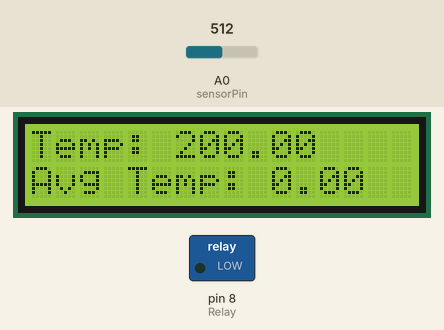
A sketch run on a simulated Arduino Uno, built with avr-gcc and run on an emulated ATmega328P. Parts: 16×2 character LCD, switched loads named in the sketch (green lamp = pin HIGH). The test bench sets the inputs (shaded band); at power-on: A0 (sensorPin) = 512. Pins used as bus, display or sensor lines are not drawn; what the sketch prints to the serial monitor is not drawn.

Above: at 1.2 s.
1.3 s: A0 (sensorPin) set to 716
At 3.3 s:
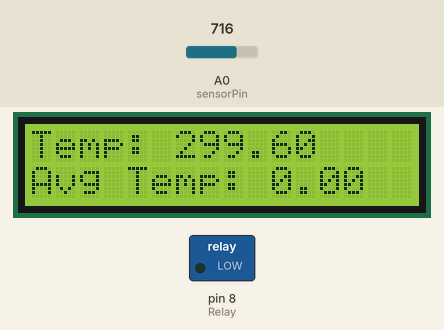
4.0 s: A0 (sensorPin) set to 900
At 5.1 s:
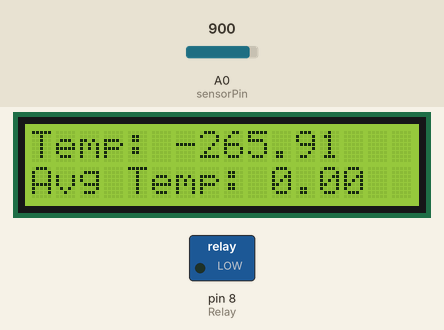
6.7 s: A0 (sensorPin) set to 1023
At 8.7 s:
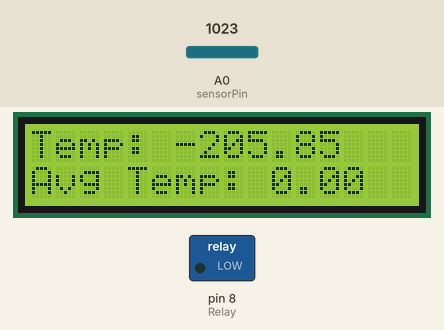
Timing chart, 0 to 10.2 s (numbered marks = the images above; inputs shaded):
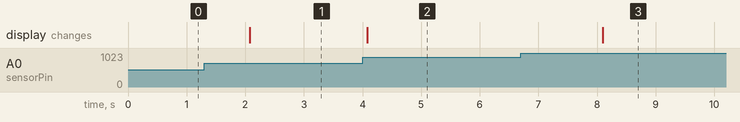

Measured:
- after the input at 1.3 s, the display: changes after 0.78 s (image 1)
- after the input at 4.0 s, the display: changes after 0.08 s (image 2)

The sketch:

m_thermostat.ino
```cpp
#include <LiquidCrystal.h>

int isON = false;

const float temperatureGoal_low = 17.0;
const float temperatureGoal_high = 23.0;

const int max_temp_attempts = 10;
float temp_array[max_temp_attempts];
float avg_temperature = 0;
int attempt_number = 0;
bool needsToUpdate = false;

LiquidCrystal lcd(12,11,5,4,3,2);

void setup() {

  // Debuggi
  Serial.begin(9600);
  lcd.display();
  lcd.begin(16,2);

  // Asking for control of the seven pins
  // that I am going to need to display the numbers.
  pinMode(8,OUTPUT); // Relay
  pinMode(9,OUTPUT); // Contrast for Arduino screen
  analogWrite(9,120);


}

void loop() {

  //Termometer Sensor.
  const int sensorPin = A0;

  int sensorVal = analogRead(sensorPin);
  float voltage = (sensorVal/1024.0) * 5.0;
  float temp = (voltage - .5) * 100;
  temp_array[attempt_number] = temp;
  attempt_number = attempt_number + 1;

  if (attempt_number == max_temp_attempts) {
    attempt_number = 0;
    needsToUpdate = true;
    avg_temperature = 0.0;
    for(int i=0;i<max_temp_attempts;i++) {
      avg_temperature = avg_temperature + temp_array[i];
    }
    avg_temperature = avg_temperature / max_temp_attempts;
  }

  String tempString = String(((int)(temp * 100 )) / 100.0);
  String avg_tempString = String(((int)(avg_temperature * 100 ))/ 100.0);

  Serial.println(String("Sensor Value: " + String(sensorVal) + " --- Temperature: " + tempString));

  lcd.clear();
  lcd.setCursor(0,0);
  lcd.print(String("Temp: " + tempString));
  lcd.setCursor(0,1);
  lcd.print(String("Avg Temp: " + avg_tempString));

  if (needsToUpdate) {
    needsToUpdate = false;
    Serial.println(" -----------");
    Serial.print("Average Temperature: ");
    Serial.println(avg_temperature);

    if(avg_temperature < temperatureGoal_low){
      Serial.println("We should turn ON the fireplace.");
      digitalWrite(8,HIGH); // This turns ON the relay so the fireplace is ON.
    }else if (avg_temperature > temperatureGoal_high){
      Serial.println("We should turn OFF the fireplace.");
      digitalWrite(8,LOW); // This turns OFF the relay so the fireplace is PFF.
    }
    Serial.println(" -----------");
  }
  delay(2000);
}
```
